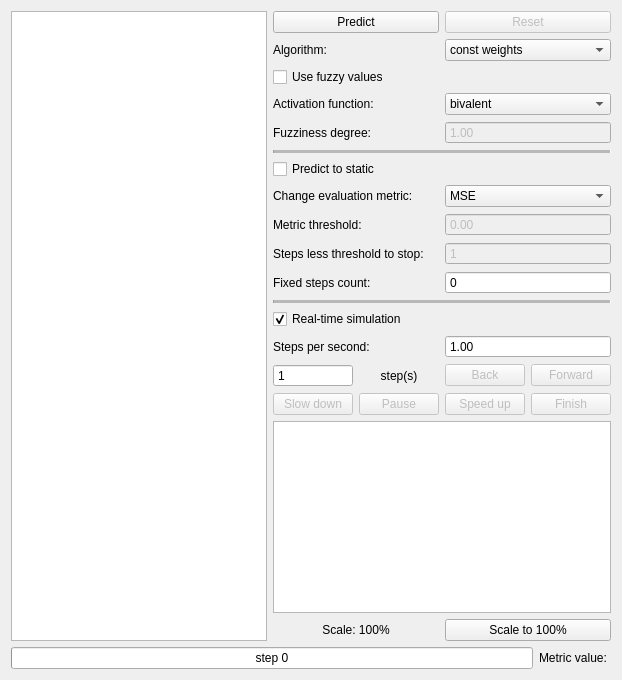
      <widget class="QWidget" name="simulation">
       <property name="toolTip">
        <string>FCM simulation</string>
       </property>
       <attribute name="title">
        <string>Simulation</string>
       </attribute>
       <layout class="QGridLayout" name="gridLayout_4" columnstretch="4,1,0">
        <item row="1" column="0" colspan="2">
         <widget class="QProgressBar" name="progressBarPredict">
          <property name="toolTip">
           <string>Simulation progress (step)</string>
          </property>
          <property name="minimum">
           <number>0</number>
          </property>
          <property name="maximum">
           <number>17</number>
          </property>
          <property name="value">
           <number>0</number>
          </property>
          <property name="textVisible">
           <bool>true</bool>
          </property>
          <property name="invertedAppearance">
           <bool>false</bool>
          </property>
          <property name="textDirection">
           <enum>QProgressBar::Direction::TopToBottom</enum>
          </property>
          <property name="format">
           <string>step %v</string>
          </property>
         </widget>
        </item>
        <item row="1" column="2">
         <widget class="QLabel" name="labelMetricValue">
          <property name="toolTip">
           <string>Step change metric value</string>
          </property>
          <property name="text">
           <string>Metric value: </string>
          </property>
         </widget>
        </item>
        <item row="0" column="0">
         <widget class="GraphView" name="graphicsViewPredict">
          <property name="toolTip">
           <string>Graphical simulation area</string>
          </property>
          <property name="verticalScrollBarPolicy">
           <enum>Qt::ScrollBarPolicy::ScrollBarAlwaysOff</enum>
          </property>
          <property name="horizontalScrollBarPolicy">
           <enum>Qt::ScrollBarPolicy::ScrollBarAlwaysOff</enum>
          </property>
          <property name="interactive">
           <bool>true</bool>
          </property>
          <property name="sceneRect">
           <rectf>
            <x>0.000000000000000</x>
            <y>0.000000000000000</y>
            <width>0.000000000000000</width>
            <height>0.000000000000000</height>
           </rectf>
          </property>
         </widget>
        </item>
        <item row="0" column="1" colspan="2">
         <layout class="QVBoxLayout" name="verticalLayout_2">
          <item>
           <layout class="QHBoxLayout" name="horizontalLayout_3">
            <item>
             <widget class="QPushButton" name="pushButtonPredict">
              <property name="toolTip">
               <string>Start simulaion</string>
              </property>
              <property name="text">
               <string>Predict</string>
              </property>
             </widget>
            </item>
            <item>
             <widget class="QPushButton" name="pushButtonReset">
              <property name="enabled">
               <bool>false</bool>
              </property>
              <property name="toolTip">
               <string>Reset simulation</string>
              </property>
              <property name="text">
               <string>Reset</string>
              </property>
             </widget>
            </item>
           </layout>
          </item>
          <item>
           <layout class="QHBoxLayout" name="horizontalLayout_4">
            <item>
             <widget class="QLabel" name="labelAlgorithm">
              <property name="text">
               <string>Algorithm:</string>
              </property>
             </widget>
            </item>
            <item>
             <widget class="QComboBox" name="comboBoxAlgorithm">
              <property name="toolTip">
               <string>FCM prediction algorithm</string>
              </property>
              <item>
               <property name="text">
                <string>const weights</string>
               </property>
              </item>
              <item>
               <property name="text">
                <string>changing weights</string>
               </property>
              </item>
             </widget>
            </item>
           </layout>
          </item>
          <item>
           <widget class="QCheckBox" name="useFuzzyValues">
            <property name="toolTip">
             <string>Use fuzzy values algorithms</string>
            </property>
            <property name="text">
             <string>Use fuzzy values</string>
            </property>
           </widget>
          </item>
          <item>
           <layout class="QHBoxLayout" name="horizontalLayout_5">
            <item>
             <widget class="QLabel" name="labelActivation">
              <property name="text">
               <string>Activation function:</string>
              </property>
             </widget>
            </item>
            <item>
             <widget class="QComboBox" name="comboBoxActivation">
              <item>
               <property name="text">
                <string>bivalent</string>
               </property>
              </item>
              <item>
               <property name="text">
                <string>trivalent</string>
               </property>
              </item>
              <item>
               <property name="text">
                <string>threshold-linear</string>
               </property>
              </item>
              <item>
               <property name="text">
                <string>sigmoid</string>
               </property>
              </item>
              <item>
               <property name="text">
                <string>hyperbolic tangent</string>
               </property>
              </item>
             </widget>
            </item>
           </layout>
          </item>
          <item>
           <layout class="QHBoxLayout" name="horizontalLayout_18">
            <item>
             <widget class="QLabel" name="label_12">
              <property name="text">
               <string>Fuzziness degree:</string>
              </property>
             </widget>
            </item>
            <item>
             <widget class="QDoubleSpinBox" name="fuzzinessDegree">
              <property name="enabled">
               <bool>false</bool>
              </property>
              <property name="buttonSymbols">
               <enum>QAbstractSpinBox::ButtonSymbols::NoButtons</enum>
              </property>
              <property name="minimum">
               <double>0.010000000000000</double>
              </property>
              <property name="value">
               <double>1.000000000000000</double>
              </property>
             </widget>
            </item>
           </layout>
          </item>
          <item>
           <widget class="Line" name="line">
            <property name="sizePolicy">
             <sizepolicy hsizetype="Minimum" vsizetype="Fixed">
              <horstretch>0</horstretch>
              <verstretch>0</verstretch>
             </sizepolicy>
            </property>
            <property name="font">
             <font>
              <pointsize>9</pointsize>
              <strikeout>false</strikeout>
              <stylestrategy>PreferDefault</stylestrategy>
              <kerning>true</kerning>
              <fontweight>Medium</fontweight>
             </font>
            </property>
            <property name="midLineWidth">
             <number>3</number>
            </property>
            <property name="orientation">
             <enum>Qt::Orientation::Horizontal</enum>
            </property>
           </widget>
          </item>
          <item>
           <widget class="QCheckBox" name="checkBoxPredictToStatic">
            <property name="toolTip">
             <string>Predict until change metric is less threhold for specified number of steps</string>
            </property>
            <property name="text">
             <string>Predict to static</string>
            </property>
           </widget>
          </item>
          <item>
           <layout class="QHBoxLayout" name="horizontalLayout_6">
            <item>
             <widget class="QLabel" name="labelMetric">
              <property name="text">
               <string>Change evaluation metric:</string>
              </property>
             </widget>
            </item>
            <item>
             <widget class="QComboBox" name="comboBoxMetric">
              <property name="enabled">
               <bool>true</bool>
              </property>
              <property name="toolTip">
               <string>FCM change metric</string>
              </property>
              <item>
               <property name="text">
                <string>MSE</string>
               </property>
              </item>
              <item>
               <property name="text">
                <string>MAE</string>
               </property>
              </item>
              <item>
               <property name="text">
                <string>MAPE</string>
               </property>
              </item>
             </widget>
            </item>
           </layout>
          </item>
          <item>
           <layout class="QHBoxLayout" name="horizontalLayout_7">
            <item>
             <widget class="QLabel" name="labelThreshold">
              <property name="text">
               <string>Metric threshold:</string>
              </property>
             </widget>
            </item>
            <item>
             <widget class="QDoubleSpinBox" name="doubleSpinBoxThreshold">
              <property name="enabled">
               <bool>false</bool>
              </property>
              <property name="toolTip">
               <string>Threshold for predict to static mode</string>
              </property>
              <property name="buttonSymbols">
               <enum>QAbstractSpinBox::ButtonSymbols::NoButtons</enum>
              </property>
             </widget>
            </item>
           </layout>
          </item>
          <item>
           <layout class="QHBoxLayout" name="horizontalLayout_8">
            <item>
             <widget class="QLabel" name="labelMetricSteps">
              <property name="text">
               <string>Steps less threshold to stop:</string>
              </property>
             </widget>
            </item>
            <item>
             <widget class="QSpinBox" name="spinBoxMetricSteps">
              <property name="enabled">
               <bool>false</bool>
              </property>
              <property name="toolTip">
               <string>Number of steps for predict to static mode</string>
              </property>
              <property name="buttonSymbols">
               <enum>QAbstractSpinBox::ButtonSymbols::NoButtons</enum>
              </property>
              <property name="minimum">
               <number>1</number>
              </property>
             </widget>
            </item>
           </layout>
          </item>
          <item>
           <layout class="QHBoxLayout" name="horizontalLayout_9">
            <item>
             <widget class="QLabel" name="labelFixedSteps">
              <property name="text">
               <string>Fixed steps count:</string>
              </property>
             </widget>
            </item>
            <item>
             <widget class="QSpinBox" name="spinBoxFixedSteps">
              <property name="toolTip">
               <string>Predict for fixed number of steps</string>
              </property>
              <property name="buttonSymbols">
               <enum>QAbstractSpinBox::ButtonSymbols::NoButtons</enum>
              </property>
              <property name="maximum">
               <number>1000</number>
              </property>
             </widget>
            </item>
           </layout>
          </item>
          <item>
           <widget class="Line" name="line_2">
            <property name="sizePolicy">
             <sizepolicy hsizetype="Minimum" vsizetype="Fixed">
              <horstretch>0</horstretch>
              <verstretch>0</verstretch>
             </sizepolicy>
            </property>
            <property name="font">
             <font>
              <pointsize>9</pointsize>
              <strikeout>false</strikeout>
              <stylestrategy>PreferDefault</stylestrategy>
              <kerning>true</kerning>
              <fontweight>Medium</fontweight>
             </font>
            </property>
            <property name="midLineWidth">
             <number>3</number>
            </property>
            <property name="orientation">
             <enum>Qt::Orientation::Horizontal</enum>
            </property>
           </widget>
          </item>
          <item>
           <widget class="QCheckBox" name="checkBoxRealTime">
            <property name="toolTip">
             <string>Simulate in real-time or proceed to the result</string>
            </property>
            <property name="text">
             <string>Real-time simulation</string>
            </property>
            <property name="checked">
             <bool>true</bool>
            </property>
           </widget>
          </item>
          <item>
           <layout class="QHBoxLayout" name="horizontalLayout_10">
            <item>
             <widget class="QLabel" name="labelStepsPerSecond">
              <property name="text">
               <string>Steps per second:</string>
              </property>
             </widget>
            </item>
            <item>
             <widget class="QDoubleSpinBox" name="doubleSpinBoxStepsPerSecond">
              <property name="toolTip">
               <string>Simulation speed</string>
              </property>
              <property name="buttonSymbols">
               <enum>QAbstractSpinBox::ButtonSymbols::NoButtons</enum>
              </property>
              <property name="value">
               <double>1.000000000000000</double>
              </property>
             </widget>
            </item>
           </layout>
          </item>
          <item>
           <layout class="QHBoxLayout" name="horizontalLayout_11">
            <item>
             <widget class="QSpinBox" name="spinBoxMoveSteps">
              <property name="toolTip">
               <string>Number of steps to move</string>
              </property>
              <property name="buttonSymbols">
               <enum>QAbstractSpinBox::ButtonSymbols::NoButtons</enum>
              </property>
              <property name="value">
               <number>1</number>
              </property>
             </widget>
            </item>
            <item>
             <widget class="QLabel" name="labelMoveSteps">
              <property name="text">
               <string>step(s)</string>
              </property>
              <property name="alignment">
               <set>Qt::AlignmentFlag::AlignCenter</set>
              </property>
             </widget>
            </item>
            <item>
             <widget class="QPushButton" name="pushButtonBack">
              <property name="enabled">
               <bool>false</bool>
              </property>
              <property name="toolTip">
               <string>Move back</string>
              </property>
              <property name="text">
               <string>Back</string>
              </property>
             </widget>
            </item>
            <item>
             <widget class="QPushButton" name="pushButtonForward">
              <property name="enabled">
               <bool>false</bool>
              </property>
              <property name="toolTip">
               <string>Move forward</string>
              </property>
              <property name="text">
               <string>Forward</string>
              </property>
             </widget>
            </item>
           </layout>
          </item>
          <item>
           <layout class="QHBoxLayout" name="horizontalLayout_12">
            <item>
             <widget class="QPushButton" name="pushButtonSlowDown">
              <property name="enabled">
               <bool>false</bool>
              </property>
              <property name="toolTip">
               <string>Slow simulation down 2 times</string>
              </property>
              <property name="text">
               <string>Slow down</string>
              </property>
             </widget>
            </item>
            <item>
             <widget class="QPushButton" name="pushButtonPause">
              <property name="enabled">
               <bool>false</bool>
              </property>
              <property name="toolTip">
               <string>Pause or resume simulation</string>
              </property>
              <property name="text">
               <string>Pause</string>
              </property>
             </widget>
            </item>
            <item>
             <widget class="QPushButton" name="pushButtonSpeedUp">
              <property name="enabled">
               <bool>false</bool>
              </property>
              <property name="toolTip">
               <string>Speed simulation up 2 times</string>
              </property>
              <property name="text">
               <string>Speed up</string>
              </property>
             </widget>
            </item>
            <item>
             <widget class="QPushButton" name="pushButtonFinish">
              <property name="enabled">
               <bool>false</bool>
              </property>
              <property name="toolTip">
               <string>Proceed to the last step</string>
              </property>
              <property name="text">
               <string>Finish</string>
              </property>
             </widget>
            </item>
           </layout>
          </item>
          <item>
           <widget class="MarkdownEdit" name="textEditNotesPredict">
            <property name="toolTip">
             <string>FCM notes</string>
            </property>
            <property name="readOnly">
             <bool>false</bool>
            </property>
            <property name="html">
             <string>&lt;!DOCTYPE HTML PUBLIC &quot;-//W3C//DTD HTML 4.0//EN&quot; &quot;http://www.w3.org/TR/REC-html40/strict.dtd&quot;&gt;
&lt;html&gt;&lt;head&gt;&lt;meta name=&quot;qrichtext&quot; content=&quot;1&quot; /&gt;&lt;meta charset=&quot;utf-8&quot; /&gt;&lt;style type=&quot;text/css&quot;&gt;
p, li { white-space: pre-wrap; }
hr { height: 1px; border-width: 0; }
li.unchecked::marker { content: &quot;\2610&quot;; }
li.checked::marker { content: &quot;\2612&quot;; }
&lt;/style&gt;&lt;/head&gt;&lt;body style=&quot; font-family:'Segoe UI'; font-size:9pt; font-weight:400; font-style:normal;&quot;&gt;
&lt;p style=&quot;-qt-paragraph-type:empty; margin-top:0px; margin-bottom:0px; margin-left:0px; margin-right:0px; -qt-block-indent:0; text-indent:0px;&quot;&gt;&lt;br /&gt;&lt;/p&gt;&lt;/body&gt;&lt;/html&gt;</string>
            </property>
           </widget>
          </item>
          <item>
           <layout class="QHBoxLayout" name="horizontalLayout_2">
            <item>
             <widget class="QLabel" name="labelScalePredict">
              <property name="toolTip">
               <string>Graphical simulation area scale</string>
              </property>
              <property name="text">
               <string>Scale: 100%</string>
              </property>
              <property name="alignment">
               <set>Qt::AlignmentFlag::AlignCenter</set>
              </property>
             </widget>
            </item>
            <item>
             <widget class="QPushButton" name="pushButtonScalePredict">
              <property name="toolTip">
               <string>Reset graphical simulation area scale to 100%</string>
              </property>
              <property name="text">
               <string>Scale to 100%</string>
              </property>
             </widget>
            </item>
           </layout>
          </item>
         </layout>
        </item>
       </layout>
      </widget>
